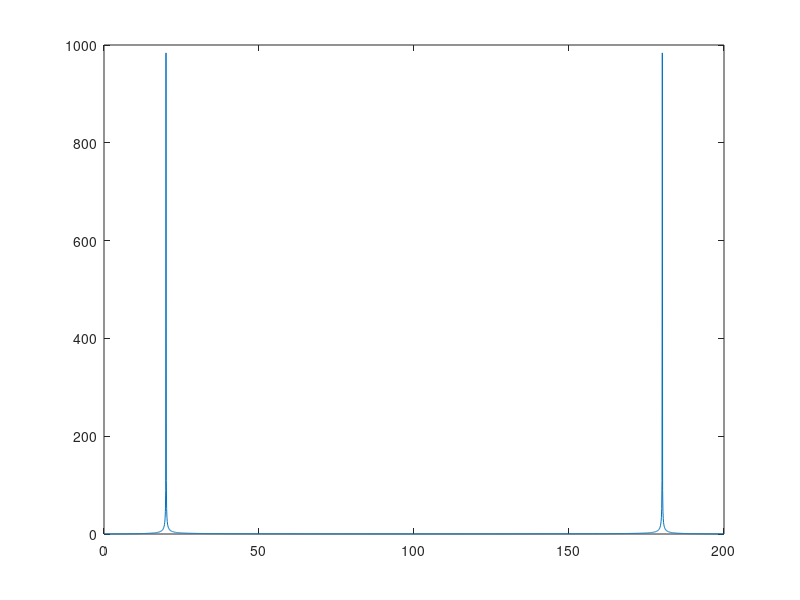

This chart was generated by the following MATLAB code:
%test fft
%length of signal in seconds
sig_length = 10;
%frequency of signal in Hz
freq = 20;
%sample rate in samples per second
s_rate = 200;
%create sampling grid of (sample rate X length of signal + 1) samples
no_samples = s_rate * sig_length;
samp_period = sig_length / no_samples;
t = 0:samp_period:sig_length;
%create signal
sig = sin(freq*t*2*pi);
plot(0:200/(length(abs(fft(sig)))-1):200,abs(fft(sig)))